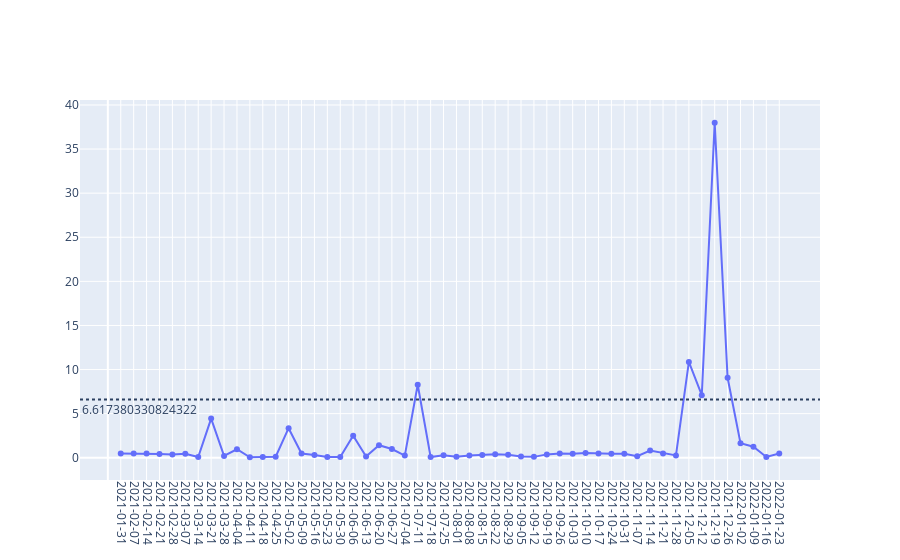

The cell this chart's notebook holds for it:
### Code cell
fig = go.Figure()
fig.add_trace(go.Scatter(x = t.index+1, y =t[0],mode = 'lines+markers'))
fig.add_hline(y = ucl,line_dash="dot",
              annotation_text=str(ucl), 
              annotation_position="bottom left")
fig.update_layout(
    xaxis = dict(
        tickmode = 'array',
        tickvals = [i+1 for i in range(len(df_물품_조달요청_상세내역_test.index))],
        ticktext = df_물품_조달요청_상세내역_test.index.astype('str').tolist(),

))
fig.update_xaxes(tickangle=90)
fig.show()

# T_2 관리도를 그려보니, 어떤 점에 대해서 특이하게  이상 상태에 있는 관측치를 볼 수 있었다.
# 그 점에 대해서 왜 관리상한선을 넘는지 볼 필요가 있다.
# 갯수와 금액간의 교호작용이 있지만, 이것이 하나로 합칠 만큼 크지는 않다는 것을 알 수 있었다.
# 구매 갯수와 구매 금액에 대해서 교호작용까지 고려하여 관리도를 그려보아서 어느 시기에 문제가 있는지 확인할 수 있다.

### Figure 1 — Plotly figure (JSON) as saved in the notebook; plotly's stock layout.template omitted (floating-point values rounded to 4 significant figures)
{"data": [{"mode": "lines+markers", "type": "scatter", "x": [1, 2, 3, 4, 5, 6, 7, 8, 9, 10, 11, 12, 13, 14, 15, 16, 17, 18, 19, 20, 21, 22, 23, 24, 25, 26, 27, 28, 29, 30, 31, 32, 33, 34, 35, 36, 37, 38, 39, 40, 41, 42, 43, 44, 45, 46, 47, 48, 49, 50, 51, 52], "y": [0.4739, 0.4879, 0.4924, 0.435, 0.3603, 0.4637, 0.07455, 4.439, 0.2059, 0.9622, 0.05605, 0.08759, 0.1243, 3.352, 0.4732, 0.3039, 0.08686, 0.09148, 2.507, 0.1312, 1.419, 0.988, 0.2442, 8.271, 0.083, 0.2948, 0.1249, 0.2561, 0.3003, 0.3854, 0.3333, 0.1327, 0.09944, 0.3806, 0.4893, 0.4535, 0.5333, 0.4736, 0.4555, 0.4408, 0.1759, 0.8084, 0.4924, 0.2628, 10.87, 7.095, 37.98, 9.067, 1.656, 1.246, 0.09316, 0.4808]}], "layout": {"annotations": [{"showarrow": false, "text": "6.617380330824322", "x": 0, "xanchor": "left", "xref": "x domain", "y": 6.617, "yanchor": "top", "yref": "y"}], "shapes": [{"line": {"dash": "dot"}, "type": "line", "x0": 0, "x1": 1, "xref": "x domain", "y0": 6.617, "y1": 6.617, "yref": "y"}], "xaxis": {"tickangle": 90, "tickmode": "array", "ticktext": ["2021-01-31", "2021-02-07", "2021-02-14", "2021-02-21", "2021-02-28", "2021-03-07", "2021-03-14", "2021-03-21", "2021-03-28", "2021-04-04", "2021-04-11", "2021-04-18", "2021-04-25", "2021-05-02", "2021-05-09", "2021-05-16", "2021-05-23", "2021-05-30", "2021-06-06", "2021-06-13", "2021-06-20", "2021-06-27", "2021-07-04", "2021-07-11", "2021-07-18", "2021-07-25", "2021-08-01", "2021-08-08", "2021-08-15", "2021-08-22", "2021-08-29", "2021-09-05", "2021-09-12", "2021-09-19", "2021-09-26", "2021-10-03", "2021-10-10", "2021-10-17", "2021-10-24", "2021-10-31", "2021-11-07", "2021-11-14", "2021-11-21", "2021-11-28", "2021-12-05", "2021-12-12", "2021-12-19", "2021-12-26", "2022-01-02", "2022-01-09", "2022-01-16", "2022-01-23"], "tickvals": [1, 2, 3, 4, 5, 6, 7, 8, 9, 10, 11, 12, 13, 14, 15, 16, 17, 18, 19, 20, 21, 22, 23, 24, 25, 26, 27, 28, 29, 30, 31, 32, 33, 34, 35, 36, 37, 38, 39, 40, 41, 42, 43, 44, 45, 46, 47, 48, 49, 50, 51, 52]}}}
